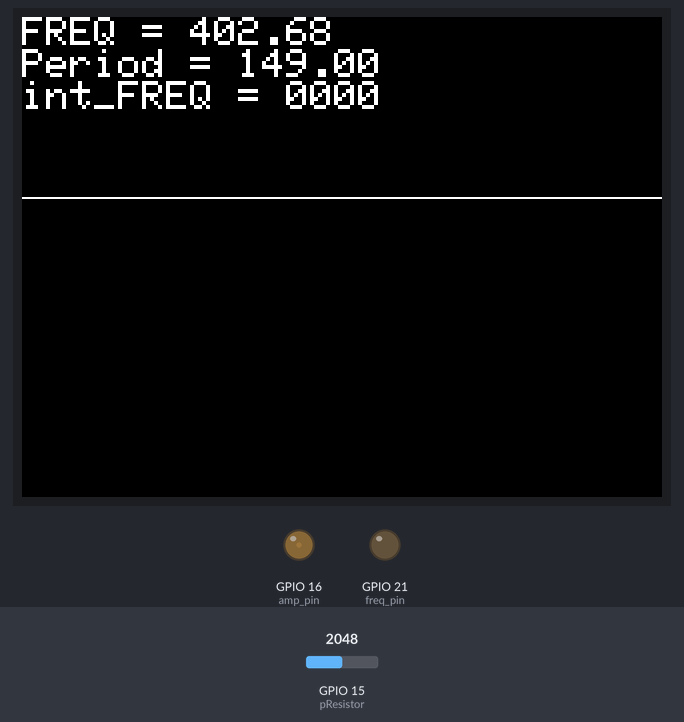
Simulated run of this sketch. Board: ESP32. Shown: 320×240 colour display, output pins drawn as LEDs (lit = HIGH). The test bench sets the inputs (shaded band); at power-on: GPIO 15 (pResistor) = 2048.

Above: at 0.3 s.
Timing chart, 0 to 1.8 s (numbered marks = the images above):
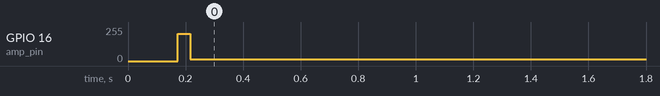

Measured:
- by itself, GPIO 16 (amp_pin): 0/255 → 12/255 at 0.17 s

The sketch:

sketch_RYB_ALGORITHM_DONE_copy_20230526114515.ino
```cpp
#include <M5Stack.h>
#include <Arduino.h>

struct pos
{
	int x;
	int y;
};

float h_in = 0; // sound volume
float r_in = 0; // heartbeat rate

float r_min = 60;
float r_max = 240;
float h_min = 0; //!
float h_max = 0; //!

// Motor submodule
const int amp_pin = 16; // pin for output 1
const int freq_pin = 21;
// const int freq = 1000;		// the frequency itws going to
const int freq_channel = 0; // channel which we are going to broadcast the frequency on
const int amp_channel = 1;
const int resolution = 8; // how much the voltage jumps in steps (3.3v / resolutions = steps per second)

// Heartbeat submodule

const int pResistor = 15; //photot resistor assignedto pin 15
const int size = 10;
int counter;
const int delayMs = 1;
float val_old = 0, val_new = 0, time_old = 0, time_new = 1;
float threshold = 1200;
float period = 0;
float freq = 0, old_freq = 0,avg_freq = 0, out_freq = 0;
int freq_array[size] = {};
int int_freq = 0,int_out_freq = 0;
float tempreading;
float min_v = 5000, max_v = 0;

//Algorithm submodule
int time_stab = 2*1000; // time to stabilize
int tolerance = 10;

float frequency[] = {0.05, 0.2, 0.4, 0.6, 0.8};
float amp[] = {0.05, 0.2, 0.4, 0.6, 0.8};

pos pos_cur{4, 4};
pos pos_prev{4, 4};

bool DOWN = 1;
bool LEFT = 1;

float stress_cur = 0;  // current stress level
float stress_prev = 0; // previous stress level

void motor_control(int pwm, float freq)
{
	ledcWrite(freq_channel, pwm * 256);
	ledcWrite(amp_channel, freq * 256);
}

// float sound() {};

int heartbeat()
{
    val_new = analogRead(pResistor); // reads value on pin

    if (val_new >= threshold && val_old <= threshold)
    {                        // if value previously was below threshold and now is over it
        time_old = time_new; // register it as a peak of the wave
        time_new = millis();

        period = time_new - time_old; // calculates the period of the wave
        freq = 60 / (period / 1000);
        // Glitch detection
        freq_array[counter] = freq;

        /*if(freq_array[counter]+50<old_freq || freq_array[counter]-50>old_freq){ //
          freq_array[counter] = 0;
          if(counter>0){
            counter--;
          }
        }*/
        old_freq = freq;
        if (counter == size - 1)
        {
            avg_freq = 0;
            out_freq = 0;
            for (int i = 0; i < size - 1; i++)
            {
                avg_freq += freq_array[i];
            }
            out_freq = avg_freq / counter;
            counter = 0;
        }
        else
        {
            counter++;
        }
        int_freq = (int)freq;
        int_out_freq = (int)out_freq;
        M5.Lcd.setCursor(0, 0);
        M5.Lcd.printf("FREQ = %06.2f\n", freq);
        M5.Lcd.printf("Period = %06.2f\n", period);
        // M5.Lcd.printf("int_FREQ = %04i\n", int_freq);
        M5.Lcd.printf("int_FREQ = %04i\n", int_out_freq);
    }
    val_old = val_new;
    delay(delayMs);
    return int_out_freq;
}
/*
float stress_level()
{
	float h_in = sound_vol();
    float r_in = 0;
    float s_r = 0;
	float s_h = 0;

	//process sound volume
	if (h_in <= h_min) s_h = 10;
	else if (h_in <= hmax) s_h = 40/100*h_in + 10;
	else {
        r_in = hearbeat();
        if (r_in <= r_min) s_r = 10;
	    else s_r = (90 * r_in + (10 * r_max - 100 * r_min)) / (r_max - r_min);
        return s_r;
	}
    return s_h;

}
*/
float stress_level(){
    float s_r = 0;
	int r_in = heartbeat();
	//* only process heartbeat rate
	if (r_in <= r_min) s_r = 10;
	else s_r = (90 * r_in + (10 * r_max - 100 * r_min)) / (r_max - r_min);
	return s_r;
}

void trying()
{
    pos_prev.x = pos_cur.x;
    pos_prev.y = pos_cur.y;

	if (pos_cur.y - 1 < 0)
		DOWN = 0;
	if (pos_cur.x - 1 < 0)
		LEFT = 0;
	// if (pos_cur.x + 1 > 4) RIGHT = 0;

	if (DOWN)
	{
		pos_cur.y -= 1;
		DOWN = 0;
	}
	else if (LEFT)
	{
		pos_cur.x -= 1;
		LEFT = 0;
	}
	// else if (RIGHT)
	// {
	//     pos_cur.x += 1;
	//     RIGHT = 0;
	// }
}

void setup()
{
	M5.begin(); // Init M5Core. Initialize M5Core
	M5.Power.begin();
	// Heartbeat submodule
	pinMode(pResistor, INPUT); // Set pResistor as INPUT
    Serial.begin(9600); //Serial setup for terminal monitoring
    M5.Lcd.setTextSize(2);
    M5.Lcd.drawLine(0, 90, 320, 90, WHITE);
	// Motor submodule
	ledcSetup(freq_channel, 1000, resolution);
	ledcAttachPin(freq_pin, freq_channel);
	ledcSetup(amp_channel, 1000, resolution);
	ledcAttachPin(amp_pin, amp_channel);

}

void loop()
{
	stress_cur = stress_level();
	//! figure out the state

	stress_prev = stress_cur;
    delay(delayMs*5);
    stress_cur = stress_prev;
	// if stress not increasing
	if (stress_cur - stress_prev < tolerance)
	{
        DOWN = 1;
        LEFT = 1;
        //if baby comes to rest at (0, 0)
		if (pos_cur.x + pos_cur.y == 0) return;
        trying();
	}
	// if stress is increasing/unstable
	else
	{
		pos_cur.x = pos_prev.x;
        pos_cur.y = pos_prev.y;
        //go back to previous mode to calm baby and try left
        motor_control(amp[pos_cur.y], frequency[pos_cur.x]);
        delay(time_stab);
        trying();
	}

	motor_control(amp[pos_cur.y], frequency[pos_cur.x]);
}
```
